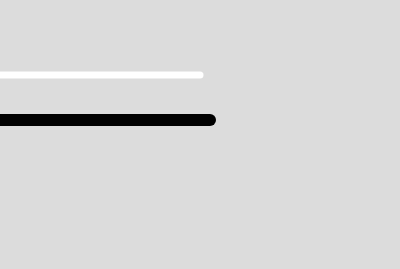
Frame 1 (no input)
Frame 60 (no input): identical to frame 1, image omitted
Frame 120 (the mouse pressed at the canvas centre since frame 60): identical to frame 1, image omitted

The p5.js sketch that drew this single still picture (run headless with seeded random() and noise() and a simulated clock; from frame 60 on, the mouse is pressed at the canvas centre):

// p5.js sketch
// ── sketch.js
function setup() {
  createCanvas(400, 269);
}

function draw() {

  background  (220);
  // halftone dots ellipses;

  strokeWeight (7);
  stroke ("white");
  line (1, 75, 200, 75);

  strokeWeight (12);
  stroke ("black");
  line (1, 120, 210, 120);


}
